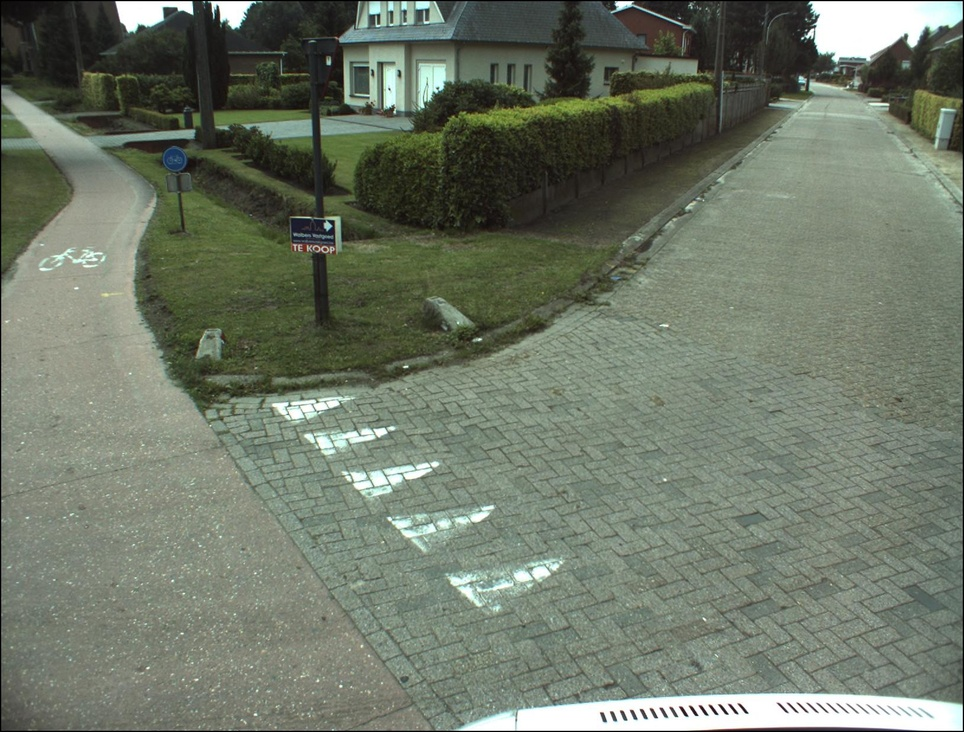
%> input picture block2/images/00.000948.jpg, 964 x 732 px, shrunk from 1628 x 1236 before the run
$ octave --eval "result = W5_task1(imread('../../block2/images/00.000948.jpg'));"   (GNU Octave 9; MATLAB toolbox functions it lacks are replaced by stand-ins)
%> lines starting %> are read from the running program, lines starting %| are printed output that depends on the picture; in (x1, y1, x2, y2) boxes, pixels count from 0 and x2, y2 are one past the last pixel; in counts of white or black regions, pixels touching at a corner belong together; the program's own positions count from 1

% https://es.mathworks.com/help/images/examples/color-based-segmentation-using-k-means-clustering.html?prodcode=IP&language=en

function output = W5_task1(image)
    clc;
%     close all;
    % Read Image
    %image = ('C:\Users\MI-CUENTA\team2\train\Images\01.003074.jpg');

   % figure; imshow(image), title('H&E image');

    % Convert Image from RGB Color Space to L*a*b* Color Space
    cform = makecform('srgb2lab');
    lab_he = applycform(image,cform);
%> lab_he: size 732x964x3 uint8; mean of channels 1, 2, 3 122.8, 122.3, 135.6

    % Classify the Colors in 'a*b*' Space Using K-Means Clustering
    ab = double(lab_he(:,:,2:3));
    nrows = size(ab,1);
%> nrows = 732
    ncols = size(ab,2);
%> ncols = 964
    ab = reshape(ab,nrows*ncols,2);

    % -->#3 colours not good results, 4 a bit just,5 perfect results
    nColors = 5;


    % repeat the clustering 3 times to avoid local minima
    [cluster_idx, cluster_center] = kmeans(ab,nColors,'distance','sqEuclidean', 'Replicates',3);
%> cluster_center = [120.5 136.5; 127.6 129.6; 124.4 135.8; 117.9 147.9; 120.5 132.3]


    % Label Every Pixel in the Image Using the Results from KMEANS
    pixel_labels = reshape(cluster_idx,nrows,ncols);
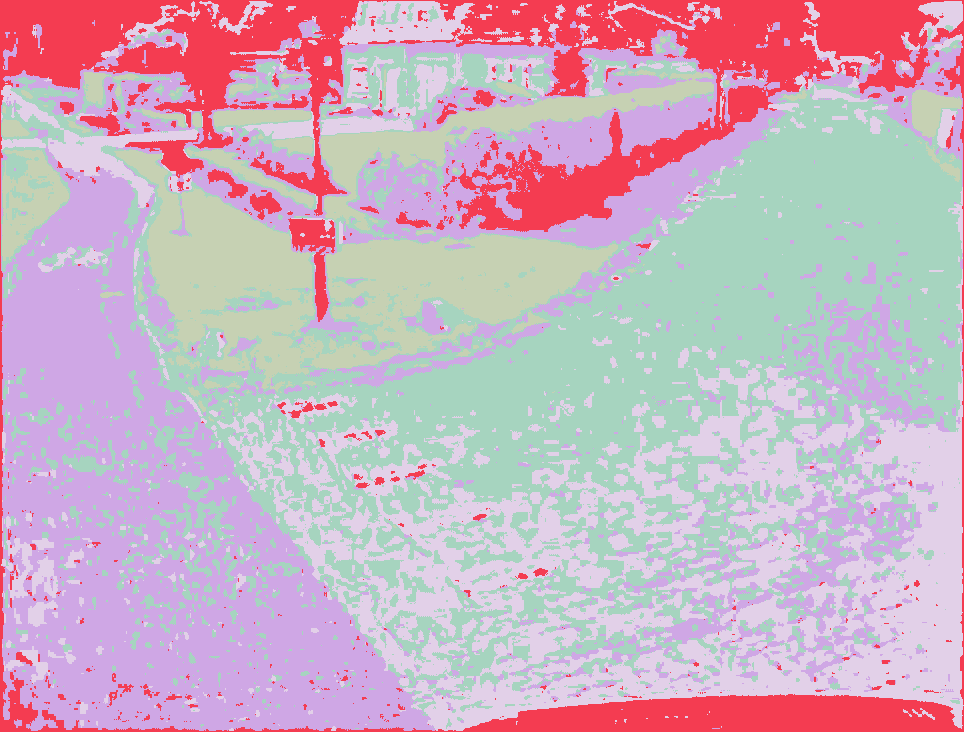
%> pixel_labels: size 732x964 double; 5 distinct labels, from 1 to 5; one colour per label, 0 black
    % imshow(pixel_labels,[]), title('image labeled by cluster index');

    % Create Images that Segment the H&E Image by Color.
    segmented_images = cell(1,3);
    rgb_label = repmat(pixel_labels,[1 1 3]);
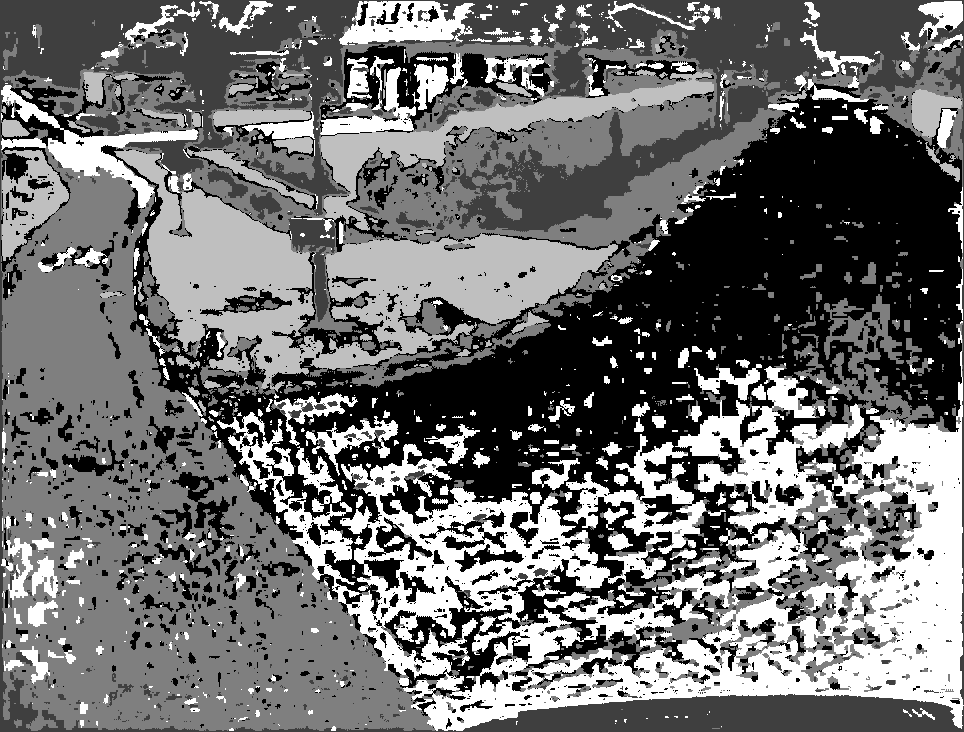
%> rgb_label: size 732x964x3 double; min 1, max 5, mean 2.75; drawn with min black and max white

    for k = 1:nColors
        color = image;
        color(rgb_label ~= k) = 0;
        segmented_images{k} = color;
    end
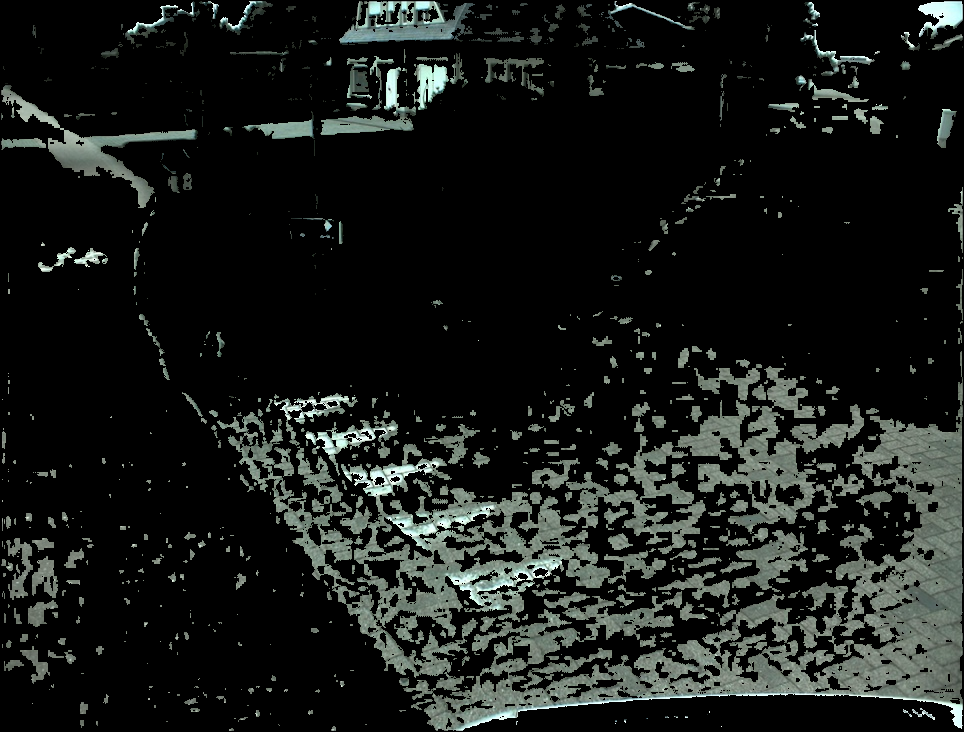
%> color: size 732x964x3 uint8; mean R, G, B 24.2, 27.2, 24.9
%> after the loop, segmented_images = 5 items
    %

    %%
    % guess with segmented images is closer to R and with is closer to B
    %cluster_center
    [szX,szY]=size(segmented_images{1});
%> szX = 732; szY = 2892
    finalRed =zeros(szX,szY/3);
%> finalRed: size 732x964 double; every value is 0
    finalBlue=finalRed;
    for segment = 1:nColors
%         [BW_red,~] = createMaskForRed(segmented_images{segment}, 0.9,0.13);
%         [BW_blue,~] = createMaskForBlue(segmented_images{segment}, 0.5,0.73);
        r=segmented_images{segment}(:,:,1);
        g=segmented_images{segment}(:,:,2);
        b=segmented_images{segment}(:,:,3);

        extra_blue = max(b-max(r,g),0);
        BW_blue = im2bw(extra_blue,0.1);

        extra_red = max(r-max(b,g),0);
        BW_red = im2bw(extra_red,0.1);


        se = strel('disk',3);
        BW_red = imerode(BW_red,se);
        BW_blue = imerode(BW_blue,se);
        figure;
subplot(1,3,1);imshow(segmented_images{segment});
subplot(1,3,2);imshow(BW_red);
subplot(1,3,3);imshow(BW_blue);

        sumRed =sum(BW_red(:));
        sumBlue= sum(BW_blue(:));
        maxR = sum(finalRed(:));
        maxB = sum(finalBlue(:));

        if (sumRed>maxR)
            finalRed=BW_red;
        end
        if (sumBlue>maxB)
            finalBlue=BW_blue;
        end


    end
%> this loop made 5 passes
%> (sumBlue, maxB) on passes 1 to 5: (0, 0), (91, 0), (0, 91), (0, 91), (0, 91)
%> pass 1, in W5_task1, `r=segmented_images{segment}(:,:,1);`:
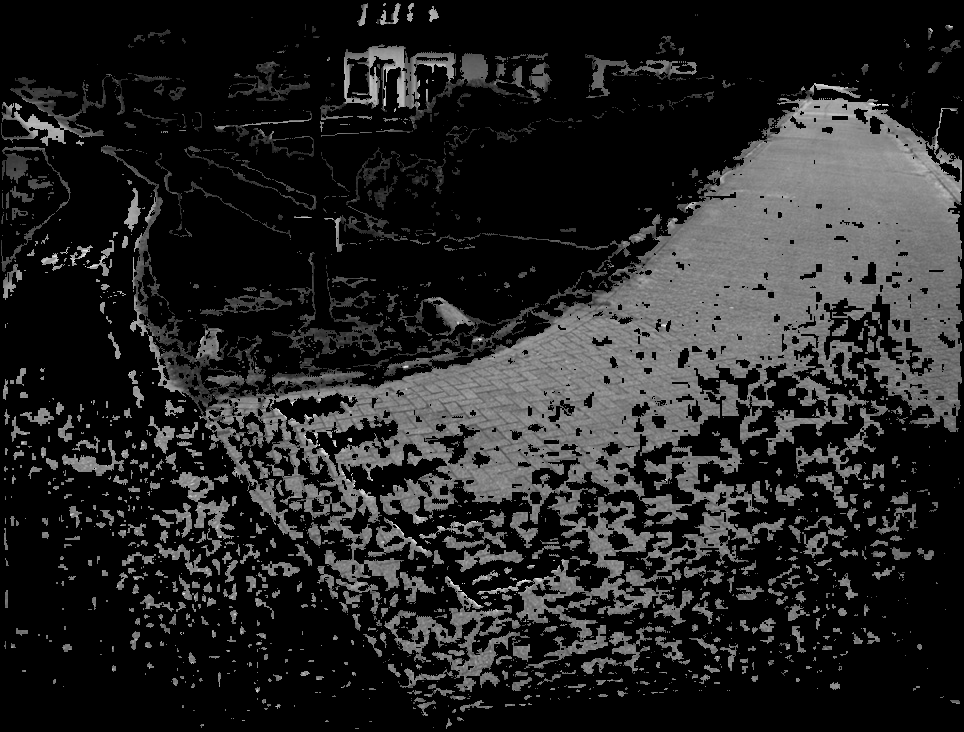
%> r: size 732x964 uint8; min 0, max 251, mean 36.1
%> after the loop:
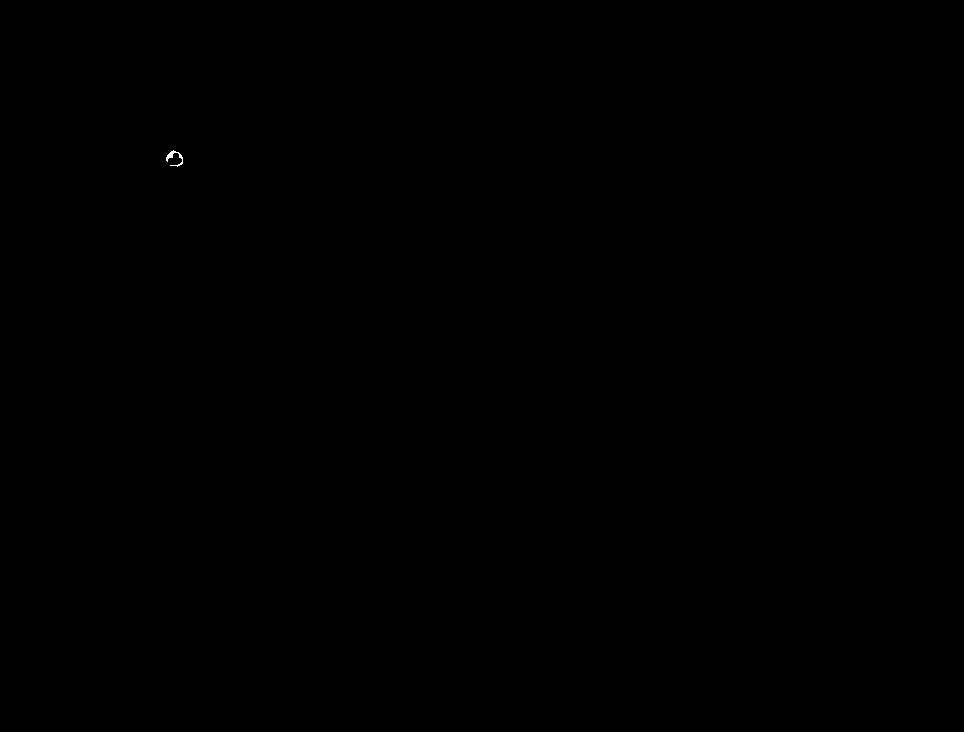
%> finalBlue: size 732x964 logical; 0.01% white in thin lines or dots, all inside (x1, y1, x2, y2) = (166, 150, 183, 167)
figure;
subplot(1,3,1);imshow(image);
subplot(1,3,2);imshow(finalRed);
subplot(1,3,3);imshow(finalBlue);

output= or(finalRed, finalBlue);


    %%
    % pick :,:,1 for R and :,:,3 for B (mask)

    %%
    % add  masks (R+B)
    %%
% [26 lines of commented-out code are left out]
end

$ run again, on block2/images/00.000949.jpg
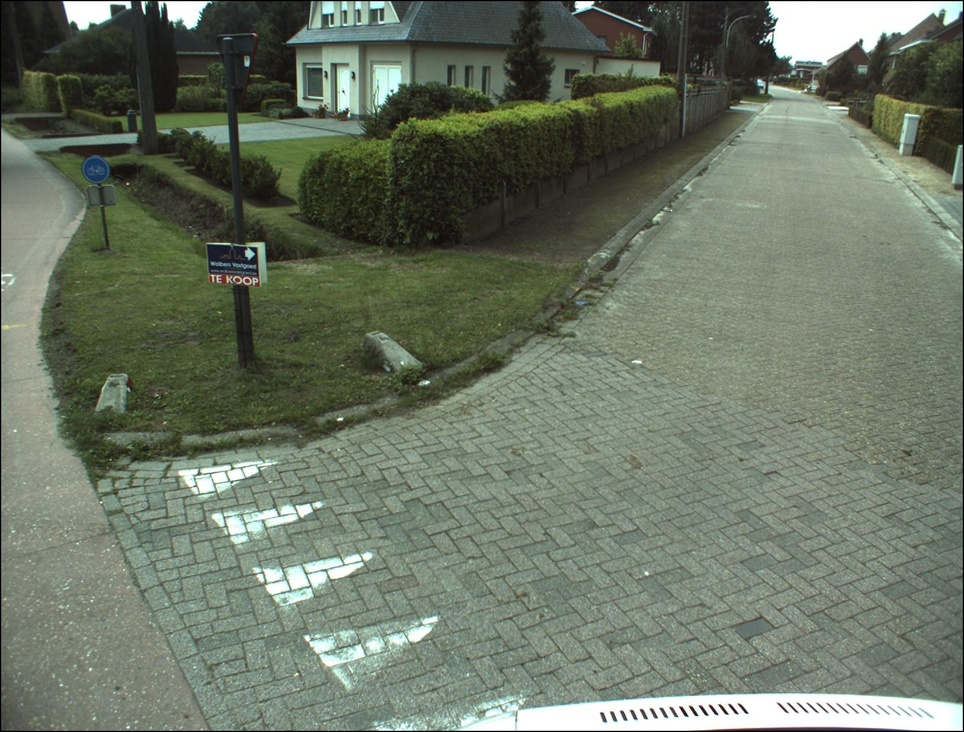
%> input picture block2/images/00.000949.jpg, 964 x 732 px, shrunk from 1628 x 1236 before the run
%> lab_he: size 732x964x3 uint8; mean of channels 1, 2, 3 120.1, 121.8, 135.9
%> cluster_center = [119.8 134.2; 113.6 155.9; 118.7 145.5; 127.1 129.7; 123.2 136.7]
%> pixel_labels: size 732x964 double; 5 distinct labels, from 1 to 5
%> after the loop in W5_task1, `for k = 1:nColors`:
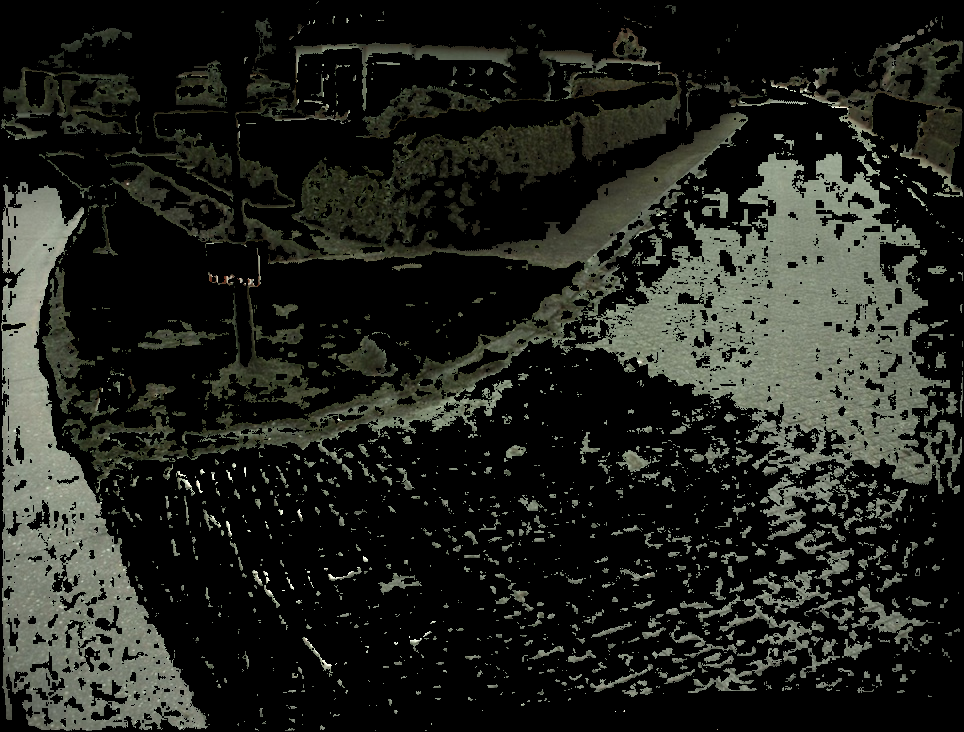
%> color: size 732x964x3 uint8; mean R, G, B 32.3, 34.2, 28.9
%> after the loop in W5_task1, `for k = 1:nColors`: segmented_images = 5 items
%> szX = 732; szY = 2892
%> finalRed: size 732x964 double; every value is 0
%> the loop in W5_task1, `for segment = 1:nColors` made 5 passes
%> (sumBlue, maxB) on passes 1 to 5: (0, 0), (0, 0), (0, 0), (165, 0), (0, 165)
%> pass 1, in W5_task1, `g=segmented_images{segment}(:,:,2);`:
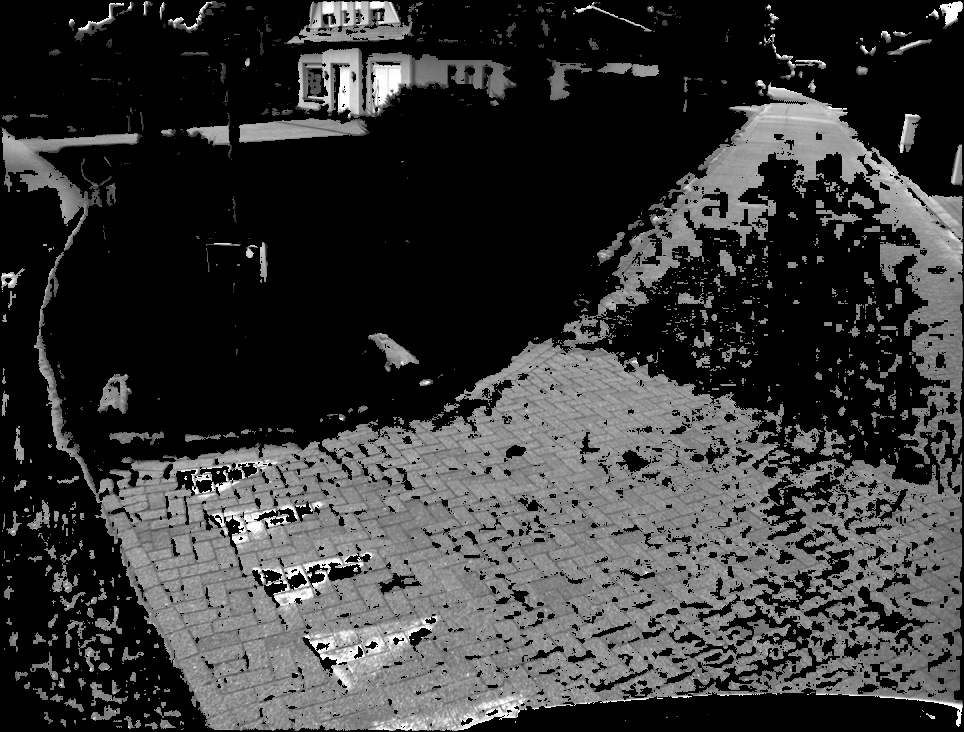
%> g: size 732x964 uint8; min 0, max 255, mean 55.5

$ run again, on block2/images/00.000977.jpg
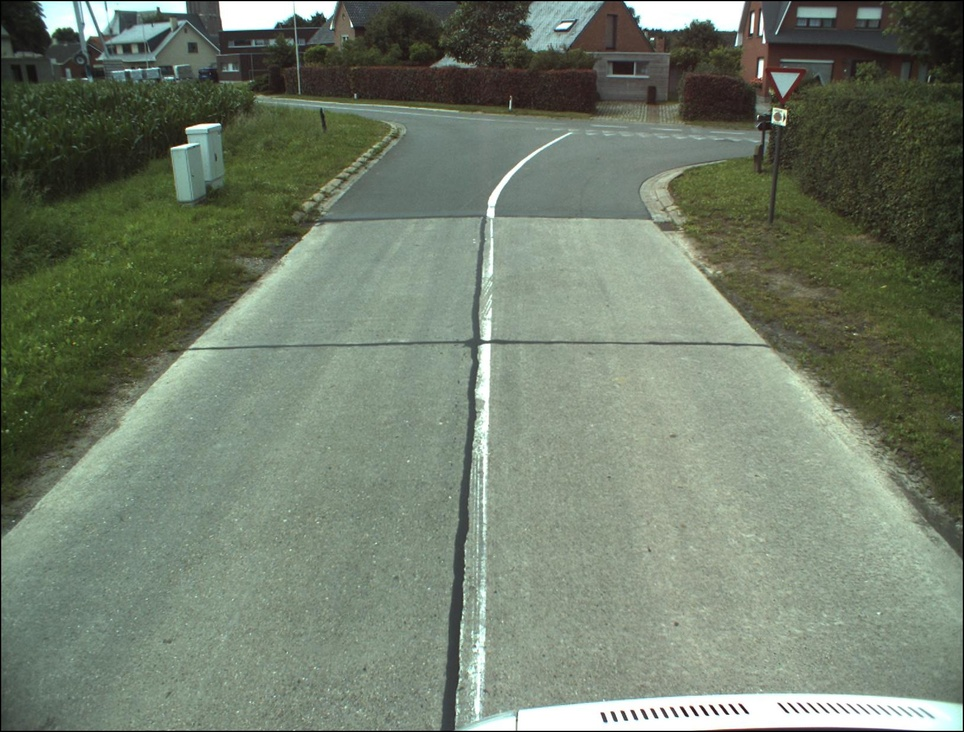
%> input picture block2/images/00.000977.jpg, 964 x 732 px, shrunk from 1628 x 1236 before the run
%> lab_he: size 732x964x3 uint8; mean of channels 1, 2, 3 127.7, 121.2, 136.3
%> cluster_center = [119.7 130.9; 117.7 148.7; 129.1 130.7; 119.8 135.9; 123.5 139.9]
%> pixel_labels: size 732x964 double; 5 distinct labels, from 1 to 5
%> after the loop in W5_task1, `for k = 1:nColors`:
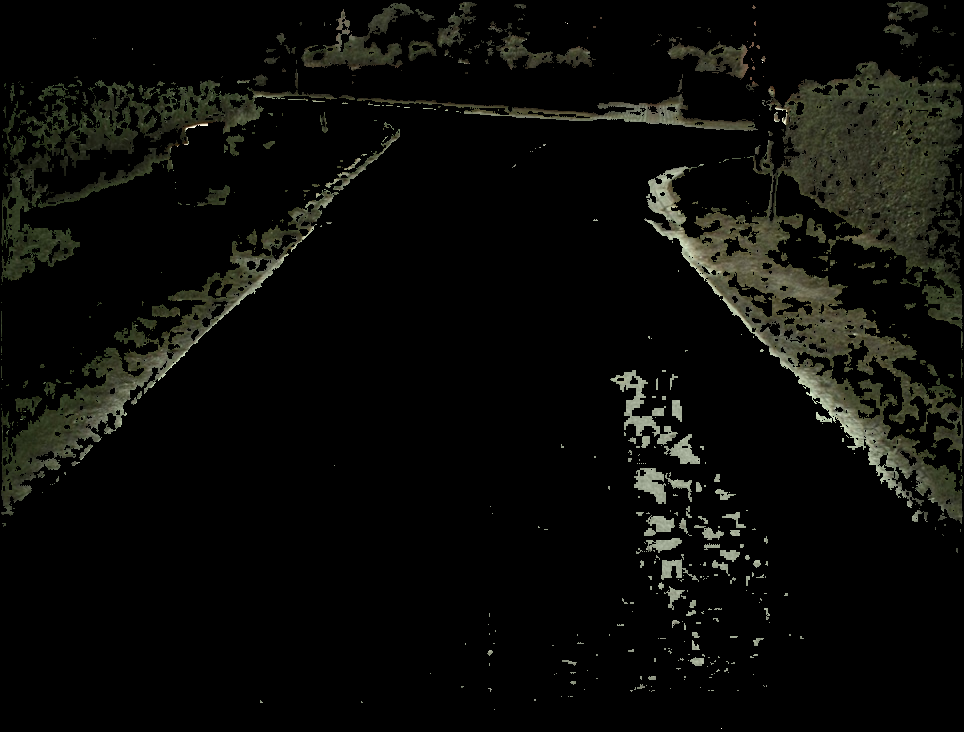
%> color: size 732x964x3 uint8; mean R, G, B 11, 11.5, 8.5
%> after the loop in W5_task1, `for k = 1:nColors`: segmented_images = 5 items
%> szX = 732; szY = 2892
%> the loop in W5_task1, `for segment = 1:nColors` made 5 passes
%> (sumRed, maxR) on passes 1 to 5: (0, 0), (0, 0), (212, 0), (0, 212), (0, 212)
%> pass 1, in W5_task1, `extra_blue = max(b-max(r,g),0);`:
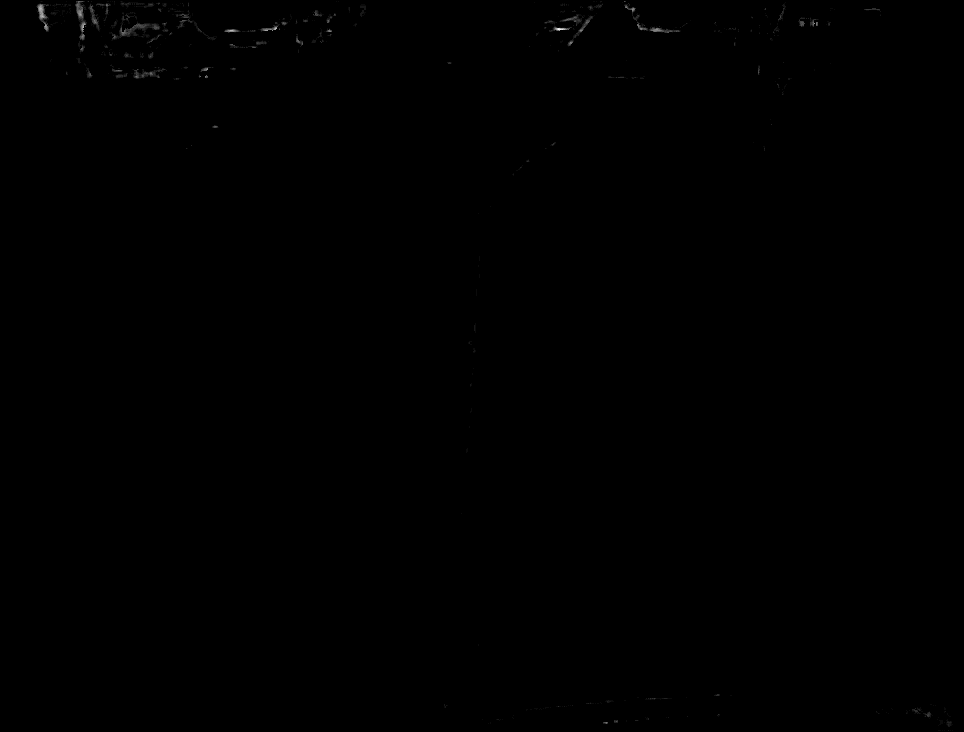
%> extra_blue: size 732x964 uint8; min 0, max 22, mean 0; drawn with min black and max white
